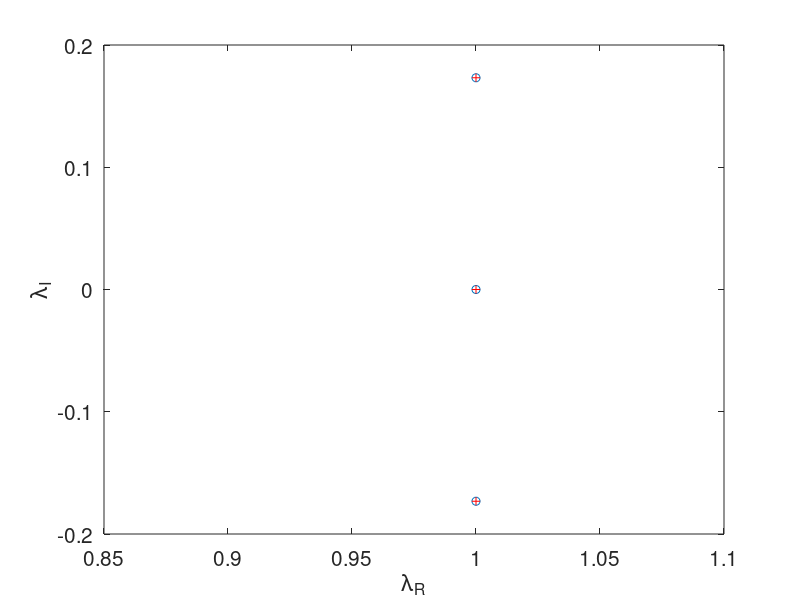

The MATLAB source for this figure:
clear all
close all

%-----------
% eigenvalues of the NxN projection matrix
% for the FTCS discretization of the convection equation
% with periodic boundary conditions
%-----------

N=3;

c =0.2;

P=eye(N,N);

for i=1:N-1
 P(i,i+1)=-0.5*c;
 P(i+1,i)= 0.5*c;
end

P(1,N)=0.5*c;
P(N,1)=-0.5*c;

%---
% numerical eigenvalues
%---

eigen=eig(P)
plot(real(eigen),imag(eigen),'o')
hold on

%---
% analytical eigenvalues
%---

for k=1:N
 lr(k)=1.0;
 li(k)=c*sin(k*2*pi/N);
end

plot(lr,li,'r+')

xlabel('\lambda_R','fontsize',15)
ylabel('\lambda_I','fontsize',15)
set(gca,'fontsize',15)
